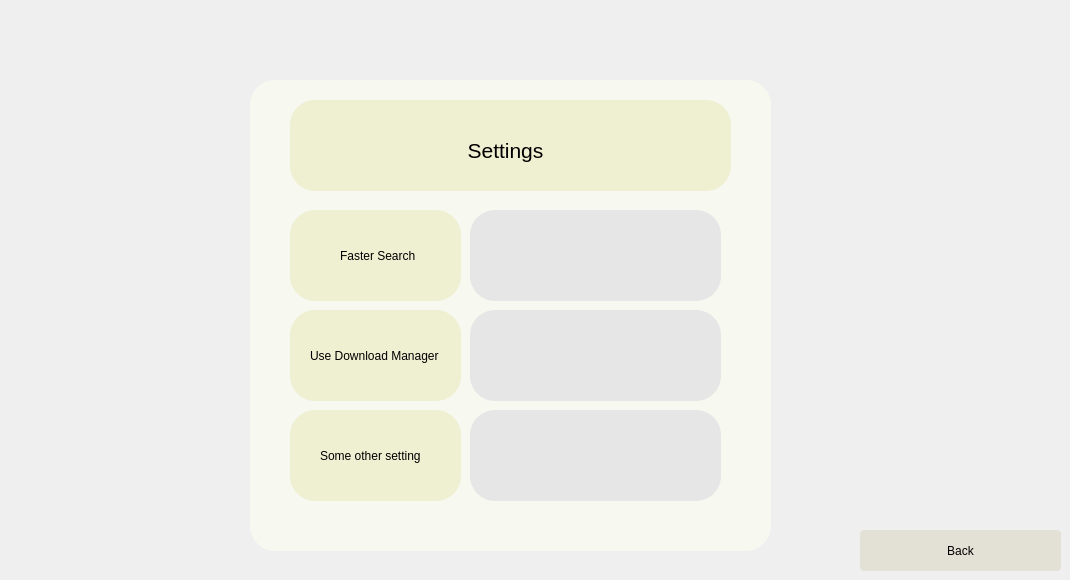
    <widget class="QWidget" name="settings_page">
     <widget class="QFrame" name="manage_buckets_frame_2">
      <property name="geometry">
       <rect>
        <x>530</x>
        <y>220</y>
        <width>131</width>
        <height>71</height>
       </rect>
      </property>
      <property name="styleSheet">
       <string notr="true">background-color: rgb(230, 230, 230);</string>
      </property>
      <property name="frameShape">
       <enum>QFrame::NoFrame</enum>
      </property>
      <property name="frameShadow">
       <enum>QFrame::Raised</enum>
      </property>
      <property name="lineWidth">
       <number>0</number>
      </property>
      <layout class="QHBoxLayout" name="settings_toggle_1_layout">
       <property name="spacing">
        <number>0</number>
       </property>
       <property name="leftMargin">
        <number>0</number>
       </property>
       <property name="topMargin">
        <number>0</number>
       </property>
       <property name="rightMargin">
        <number>0</number>
       </property>
       <property name="bottomMargin">
        <number>0</number>
       </property>
      </layout>
     </widget>
     <widget class="QLabel" name="label_11">
      <property name="geometry">
       <rect>
        <x>290</x>
        <y>210</y>
        <width>171</width>
        <height>91</height>
       </rect>
      </property>
      <property name="styleSheet">
       <string notr="true">QLabel {
            color: yellow;
			background-color: rgb(239, 239, 210);
			padding: 12px;
			border-radius: 25px;
			border-bottom: 30px shadow;
        }</string>
      </property>
      <property name="text">
       <string/>
      </property>
     </widget>
     <widget class="QLabel" name="label_12">
      <property name="geometry">
       <rect>
        <x>290</x>
        <y>310</y>
        <width>171</width>
        <height>91</height>
       </rect>
      </property>
      <property name="styleSheet">
       <string notr="true">QLabel {
            color: yellow;
			background-color: rgb(239, 239, 210);
			padding: 12px;
			border-radius: 25px;
			border-bottom: 30px shadow;
        }</string>
      </property>
      <property name="text">
       <string/>
      </property>
     </widget>
     <widget class="QLabel" name="label_13">
      <property name="geometry">
       <rect>
        <x>290</x>
        <y>410</y>
        <width>171</width>
        <height>91</height>
       </rect>
      </property>
      <property name="styleSheet">
       <string notr="true">QLabel {
            color: yellow;
			background-color: rgb(239, 239, 210);
			padding: 12px;
			border-radius: 25px;
			border-bottom: 30px shadow;
        }</string>
      </property>
      <property name="text">
       <string/>
      </property>
     </widget>
     <widget class="QFrame" name="manage_buckets_frame_3">
      <property name="geometry">
       <rect>
        <x>530</x>
        <y>320</y>
        <width>131</width>
        <height>71</height>
       </rect>
      </property>
      <property name="styleSheet">
       <string notr="true">background-color: rgb(230, 230, 230);</string>
      </property>
      <property name="frameShape">
       <enum>QFrame::NoFrame</enum>
      </property>
      <property name="frameShadow">
       <enum>QFrame::Raised</enum>
      </property>
      <property name="lineWidth">
       <number>0</number>
      </property>
      <layout class="QHBoxLayout" name="settings_toggle_2_layout">
       <property name="spacing">
        <number>0</number>
       </property>
       <property name="leftMargin">
        <number>0</number>
       </property>
       <property name="topMargin">
        <number>0</number>
       </property>
       <property name="rightMargin">
        <number>0</number>
       </property>
       <property name="bottomMargin">
        <number>0</number>
       </property>
      </layout>
     </widget>
     <widget class="QFrame" name="manage_buckets_frame_4">
      <property name="geometry">
       <rect>
        <x>530</x>
        <y>420</y>
        <width>131</width>
        <height>71</height>
       </rect>
      </property>
      <property name="styleSheet">
       <string notr="true">background-color: rgb(230, 230, 230);</string>
      </property>
      <property name="frameShape">
       <enum>QFrame::NoFrame</enum>
      </property>
      <property name="frameShadow">
       <enum>QFrame::Raised</enum>
      </property>
      <property name="lineWidth">
       <number>0</number>
      </property>
      <layout class="QHBoxLayout" name="settings_toggle_3_layout">
       <property name="spacing">
        <number>0</number>
       </property>
       <property name="leftMargin">
        <number>0</number>
       </property>
       <property name="topMargin">
        <number>0</number>
       </property>
       <property name="rightMargin">
        <number>0</number>
       </property>
       <property name="bottomMargin">
        <number>0</number>
       </property>
      </layout>
     </widget>
     <widget class="QLabel" name="label_14">
      <property name="geometry">
       <rect>
        <x>290</x>
        <y>100</y>
        <width>441</width>
        <height>91</height>
       </rect>
      </property>
      <property name="styleSheet">
       <string notr="true">QLabel {
            color: yellow;
			
	background-color: rgb(239, 239, 210);
			padding: 12px;
			border-radius: 25px;
			border-bottom: 30px shadow;
        }
</string>
      </property>
      <property name="text">
       <string/>
      </property>
     </widget>
     <widget class="QLabel" name="title_2">
      <property name="geometry">
       <rect>
        <x>330</x>
        <y>130</y>
        <width>351</width>
        <height>41</height>
       </rect>
      </property>
      <property name="font">
       <font>
        <pointsize>16</pointsize>
       </font>
      </property>
      <property name="styleSheet">
       <string notr="true">QLabel {
            background-color: rgb(239, 239, 210);
        }</string>
      </property>
      <property name="text">
       <string>Settings</string>
      </property>
      <property name="alignment">
       <set>Qt::AlignCenter</set>
      </property>
     </widget>
     <widget class="QLabel" name="label">
      <property name="geometry">
       <rect>
        <x>340</x>
        <y>240</y>
        <width>81</width>
        <height>31</height>
       </rect>
      </property>
      <property name="styleSheet">
       <string notr="true">QLabel {
            background-color: rgb(239, 239, 210);
        }</string>
      </property>
      <property name="text">
       <string>Faster Search</string>
      </property>
     </widget>
     <widget class="QLabel" name="label_2">
      <property name="geometry">
       <rect>
        <x>310</x>
        <y>340</y>
        <width>141</width>
        <height>31</height>
       </rect>
      </property>
      <property name="styleSheet">
       <string notr="true">QLabel {
            background-color: rgb(239, 239, 210);
        }</string>
      </property>
      <property name="text">
       <string>Use Download Manager</string>
      </property>
     </widget>
     <widget class="QLabel" name="label_3">
      <property name="geometry">
       <rect>
        <x>320</x>
        <y>440</y>
        <width>131</width>
        <height>31</height>
       </rect>
      </property>
      <property name="styleSheet">
       <string notr="true">QLabel {
            background-color: rgb(239, 239, 210);
        }</string>
      </property>
      <property name="text">
       <string>Some other setting</string>
      </property>
     </widget>
     <widget class="QPushButton" name="bucket_goback_2">
      <property name="geometry">
       <rect>
        <x>860</x>
        <y>530</y>
        <width>201</width>
        <height>41</height>
       </rect>
      </property>
      <property name="styleSheet">
       <string notr="true">QWidget{
    background-color: white;
}

QPushButton {
    
	
	background-color: rgb(227, 225, 214);
    padding: 10px 64px 10px 64px;
    font: 19px 'Microsoft YaHei';
    border: transparent;
    border-radius: 4px;
    /* height: 40px; */
}

QPushButton:pressed:hover {
    background-color: rgb(153, 153, 153);
}

QPushButton:hover {
    background-color: rgb(230, 230, 230);
}

QPushButton:disabled {
    background-color: rgb(204, 204, 204);
    color: rgb(122, 122, 122);
}</string>
      </property>
      <property name="text">
       <string>Back</string>
      </property>
     </widget>
     <widget class="QLabel" name="label_15">
      <property name="geometry">
       <rect>
        <x>470</x>
        <y>210</y>
        <width>251</width>
        <height>91</height>
       </rect>
      </property>
      <property name="styleSheet">
       <string notr="true">QLabel {
        	background-color: rgb(230, 230, 230);
			padding: 12px;
			border-radius: 25px;
			border-bottom: 30px shadow;
        }</string>
      </property>
      <property name="text">
       <string/>
      </property>
     </widget>
     <widget class="QLabel" name="label_16">
      <property name="geometry">
       <rect>
        <x>470</x>
        <y>310</y>
        <width>251</width>
        <height>91</height>
       </rect>
      </property>
      <property name="styleSheet">
       <string notr="true">QLabel {
        	background-color: rgb(230, 230, 230);
			padding: 12px;
			border-radius: 25px;
			border-bottom: 30px shadow;
        }</string>
      </property>
      <property name="text">
       <string/>
      </property>
     </widget>
     <widget class="QLabel" name="label_17">
      <property name="geometry">
       <rect>
        <x>470</x>
        <y>410</y>
        <width>251</width>
        <height>91</height>
       </rect>
      </property>
      <property name="styleSheet">
       <string notr="true">QLabel {
        	background-color: rgb(230, 230, 230);
			padding: 12px;
			border-radius: 25px;
			border-bottom: 30px shadow;
        }</string>
      </property>
      <property name="text">
       <string/>
      </property>
     </widget>
     <widget class="QLabel" name="label_18">
      <property name="geometry">
       <rect>
        <x>250</x>
        <y>80</y>
        <width>521</width>
        <height>471</height>
       </rect>
      </property>
      <property name="styleSheet">
       <string notr="true">QLabel {
            color: yellow;
			
	background-color: rgb(247, 248, 240);
			padding: 12px;
			border-radius: 25px;
			border-bottom: 30px shadow;
        }</string>
      </property>
      <property name="text">
       <string/>
      </property>
     </widget>
     <zorder>label_18</zorder>
     <zorder>label_17</zorder>
     <zorder>label_16</zorder>
     <zorder>label_15</zorder>
     <zorder>manage_buckets_frame_2</zorder>
     <zorder>label_11</zorder>
     <zorder>label_12</zorder>
     <zorder>label_13</zorder>
     <zorder>manage_buckets_frame_3</zorder>
     <zorder>manage_buckets_frame_4</zorder>
     <zorder>label_14</zorder>
     <zorder>title_2</zorder>
     <zorder>label</zorder>
     <zorder>label_2</zorder>
     <zorder>label_3</zorder>
     <zorder>bucket_goback_2</zorder>
    </widget>
